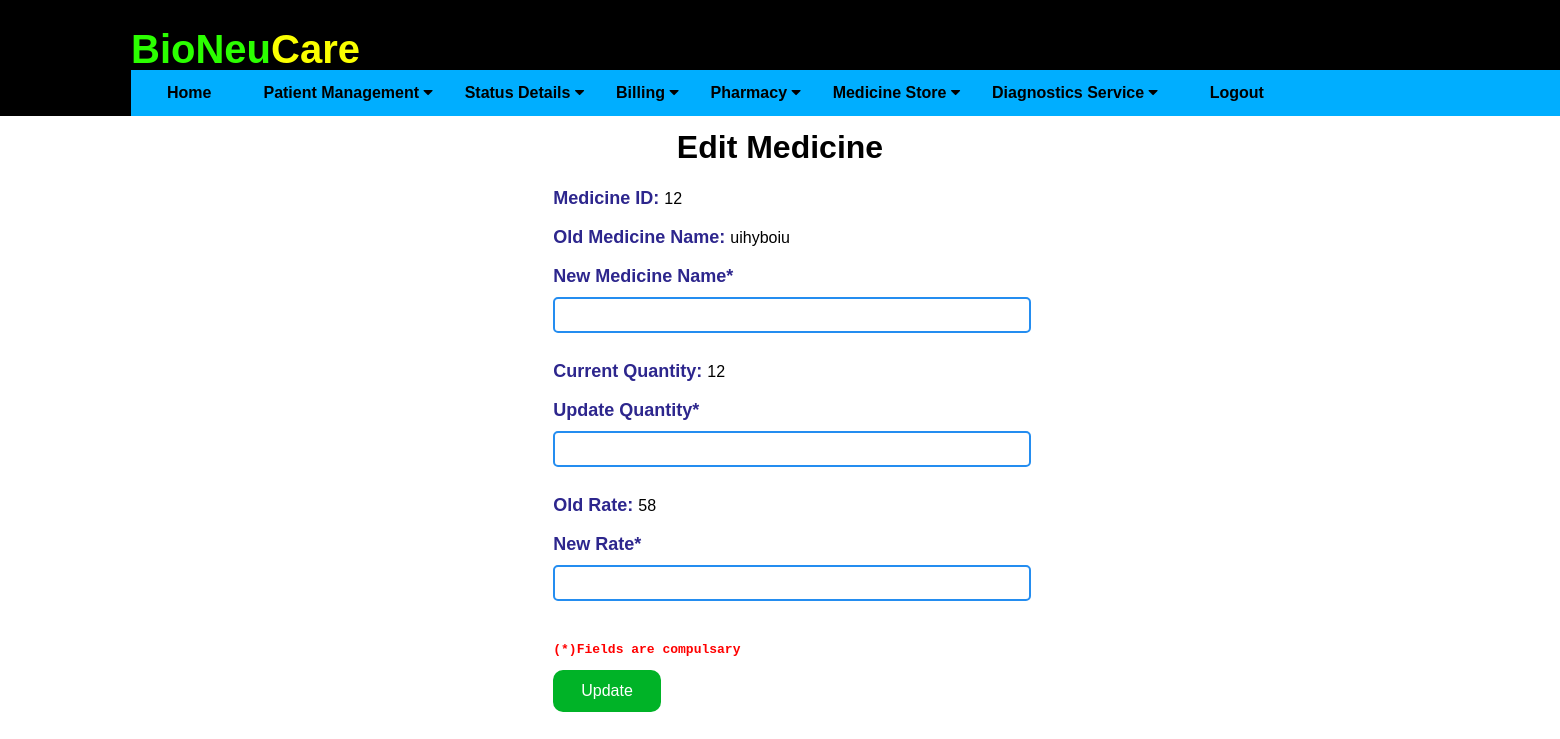
Before: /editmedicinedetail/12 (signed in) with the older database file.
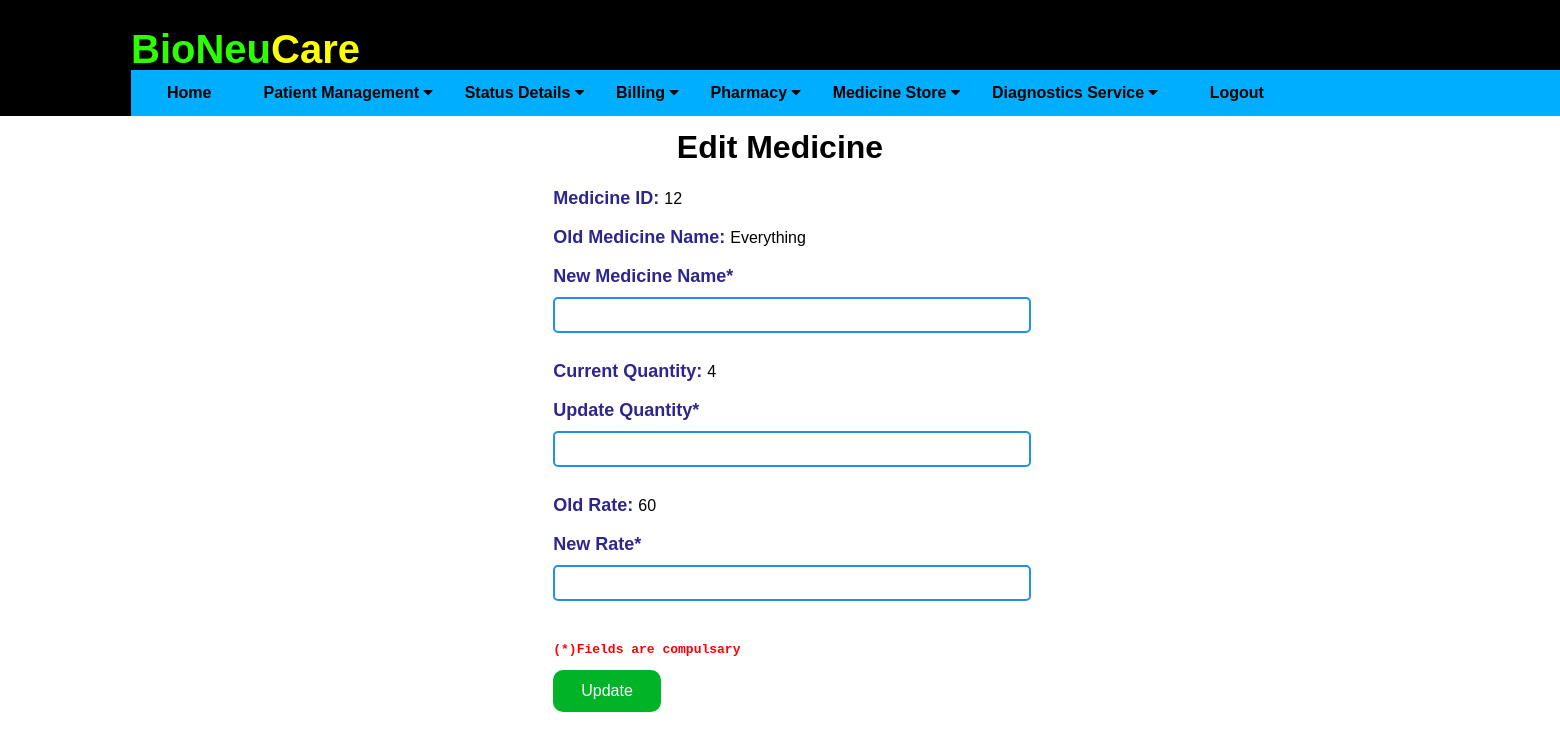
After: the same page with the newer database file.
### application/routes.py (models this page shows)
class MedicineMaster(db.Model):
    __tablename__ = 'medicinemaster'
    mid = Column(Integer, ForeignKey('medicines.mid'), primary_key=True)
    mname = Column(db.String(20))
    qavailable = Column(db.Integer)
    rate = Column(db.Integer)

### application/routes.py (the view, shortened to what this page needs)
@app.route('/editmedicinedetail/<mid>', methods=['GET', 'POST'] )
def editmedicinedetail(mid):
    print("id is : ", mid)
    if 'username' in session:
        print("inside sesssss")
        print(datetime.now())
        editpat = MedicineMaster.query.filter_by( mid = mid )
        return render_template('editmedicinedetail.html', editpat = editpat)

### application/templates/editmedicinedetail.html (shortened to what this page needs)
{% extends "layout.html" %}
{% block content %}
<div class="form1">
    <h1 id="cst_head">Edit Medicine </h1>
    {% for edit in editpat %}
    <form action="" method="POST">
        <label for="id">Medicine ID:   </label> {{ edit.mid }} <br><br>
        <label for="Name">Old Medicine Name:   </label> {{ edit.mname }} <br><br>
        <label for="New customer Name*">New Medicine Name*</label>
        <input type="text" class="text1" id="mname" name="mname" required><br><br>
        <label for="Old Address">Current Quantity:  </label> {{ edit.qavailable }} <br><br>
        <label for="New Address*">Update Quantity*</label>
        <input type="number" class="text1" id="qavailable" min="1" name="qavailable" required><br><br>
        <label for="Old Age">Old Rate:  </label> {{ edit.rate }} <br><br>
        <label for="New Age*">New Rate*</label>
        <input type="number" class="text1" id="rate" name="rate" min="1" required><br><br>
        <pre>(*)Fields are compulsary</pre>
        <button  type="submit" class="ubutton">Update</button>
    </form>
    {% endfor %}
</div>
{% endblock %}

Changed rows visible on the page:
changed MedicineMaster id 12: mname "uihyboiu" → "Everything"; qavailable "12" → "4"; rate "58" → "60"
